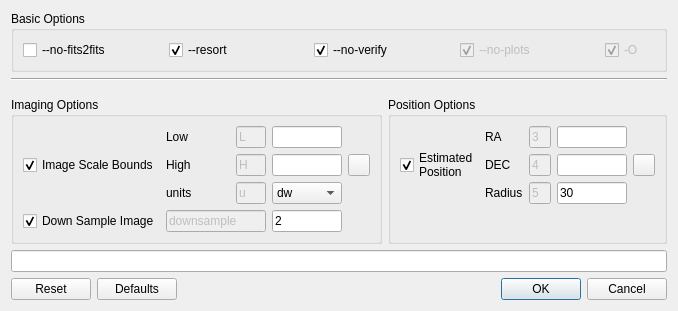
<?xml version="1.0" encoding="UTF-8"?>
<ui version="4.0">
 <class>astrometryoptions</class>
 <widget class="QDialog" name="astrometryoptions">
  <property name="geometry">
   <rect>
    <x>0</x>
    <y>0</y>
    <width>641</width>
    <height>289</height>
   </rect>
  </property>
  <property name="windowTitle">
   <string>Astrometry Options Editor</string>
  </property>
  <property name="toolTip">
   <string>&lt;html&gt;&lt;head/&gt;&lt;body&gt;&lt;p&gt;The DEC of the Estimated Telescope/Image Field Position in dd:mm:ss notation&lt;/p&gt;&lt;/body&gt;&lt;/html&gt;</string>
  </property>
  <layout class="QVBoxLayout" name="verticalLayout">
   <item>
    <widget class="QGroupBox" name="groupBox_3">
     <property name="title">
      <string>Basic Options</string>
     </property>
     <layout class="QVBoxLayout" name="verticalLayout_2">
      <item>
       <layout class="QHBoxLayout" name="horizontalLayout_5">
        <property name="topMargin">
         <number>0</number>
        </property>
        <item>
         <widget class="QCheckBox" name="checkFits2Fits">
          <property name="toolTip">
           <string>&lt;html&gt;&lt;head/&gt;&lt;body&gt;&lt;p&gt;This option should &lt;span style=&quot; font-weight:600;&quot;&gt;ONLY&lt;/span&gt; be checked if your astrometry.net version is 0.67 or earlier. Uncheck for any versions greater than 0.67&lt;/p&gt;&lt;/body&gt;&lt;/html&gt;</string>
          </property>
          <property name="text">
           <string>--no-fits2fits</string>
          </property>
         </widget>
        </item>
        <item>
         <widget class="QCheckBox" name="checkResort">
          <property name="toolTip">
           <string>&lt;html&gt;&lt;head/&gt;&lt;body&gt;&lt;p&gt;Check this option if your image does not have much nebulosity. If it does have strong nebulosity, uncheck it.&lt;/p&gt;&lt;/body&gt;&lt;/html&gt;</string>
          </property>
          <property name="text">
           <string>--resort</string>
          </property>
          <property name="checked">
           <bool>true</bool>
          </property>
         </widget>
        </item>
        <item>
         <widget class="QCheckBox" name="checkVerify">
          <property name="toolTip">
           <string>&lt;html&gt;&lt;head/&gt;&lt;body&gt;&lt;p&gt;This will prevent the solver from looking at an already existing WCS Header before blindly trying to solve the image. It is recommended to keep it checked.&lt;/p&gt;&lt;/body&gt;&lt;/html&gt;</string>
          </property>
          <property name="text">
           <string>--no-verify</string>
          </property>
          <property name="checked">
           <bool>true</bool>
          </property>
         </widget>
        </item>
        <item>
         <widget class="QCheckBox" name="checkBox_27">
          <property name="enabled">
           <bool>false</bool>
          </property>
          <property name="toolTip">
           <string>&lt;html&gt;&lt;head/&gt;&lt;body&gt;&lt;p&gt;Prevents creation of unncessary files unused by Ekos.&lt;/p&gt;&lt;/body&gt;&lt;/html&gt;</string>
          </property>
          <property name="text">
           <string>--no-plots</string>
          </property>
          <property name="checked">
           <bool>true</bool>
          </property>
         </widget>
        </item>
        <item>
         <widget class="QCheckBox" name="checkBox_30">
          <property name="enabled">
           <bool>false</bool>
          </property>
          <property name="maximumSize">
           <size>
            <width>50</width>
            <height>16777215</height>
           </size>
          </property>
          <property name="toolTip">
           <string>&lt;html&gt;&lt;head/&gt;&lt;body&gt;&lt;p&gt;Overwrite already generated files. It must be checked to prevent solver failure.&lt;/p&gt;&lt;/body&gt;&lt;/html&gt;</string>
          </property>
          <property name="text">
           <string>-O</string>
          </property>
          <property name="checked">
           <bool>true</bool>
          </property>
         </widget>
        </item>
       </layout>
      </item>
     </layout>
    </widget>
   </item>
   <item>
    <widget class="Line" name="line">
     <property name="orientation">
      <enum>Qt::Horizontal</enum>
     </property>
    </widget>
   </item>
   <item>
    <layout class="QHBoxLayout" name="horizontalLayout_4">
     <property name="topMargin">
      <number>10</number>
     </property>
     <item>
      <widget class="QGroupBox" name="groupBox">
       <property name="title">
        <string>Imaging Options</string>
       </property>
       <layout class="QGridLayout" name="gridLayout">
        <item row="2" column="1">
         <layout class="QHBoxLayout" name="horizontalLayout_17">
          <property name="topMargin">
           <number>0</number>
          </property>
          <item>
           <widget class="QLineEdit" name="lineEdit_55">
            <property name="enabled">
             <bool>false</bool>
            </property>
            <property name="minimumSize">
             <size>
              <width>100</width>
              <height>0</height>
             </size>
            </property>
            <property name="maximumSize">
             <size>
              <width>100</width>
              <height>16777215</height>
             </size>
            </property>
            <property name="toolTip">
             <string>&lt;html&gt;&lt;head/&gt;&lt;body&gt;&lt;p&gt;Downsample the image to shrink its size and speed up the solver.&lt;/p&gt;&lt;/body&gt;&lt;/html&gt;</string>
            </property>
            <property name="text">
             <string>downsample</string>
            </property>
           </widget>
          </item>
          <item>
           <widget class="QLineEdit" name="downSampleValue">
            <property name="minimumSize">
             <size>
              <width>70</width>
              <height>0</height>
             </size>
            </property>
            <property name="maximumSize">
             <size>
              <width>70</width>
              <height>16777215</height>
             </size>
            </property>
            <property name="toolTip">
             <string>&lt;html&gt;&lt;head/&gt;&lt;body&gt;&lt;p&gt;Downsample factor&lt;/p&gt;&lt;/body&gt;&lt;/html&gt;</string>
            </property>
            <property name="text">
             <string>2</string>
            </property>
           </widget>
          </item>
         </layout>
        </item>
        <item row="2" column="0">
         <widget class="QCheckBox" name="checkDownSample">
          <property name="toolTip">
           <string>&lt;html&gt;&lt;head/&gt;&lt;body&gt;&lt;p&gt;Downsample the image to shrink its size and speed up the solver.&lt;/p&gt;&lt;/body&gt;&lt;/html&gt;</string>
          </property>
          <property name="text">
           <string>Down Sample Image</string>
          </property>
          <property name="checked">
           <bool>true</bool>
          </property>
         </widget>
        </item>
        <item row="0" column="0">
         <widget class="QCheckBox" name="checkScale">
          <property name="toolTip">
           <string>&lt;html&gt;&lt;head/&gt;&lt;body&gt;&lt;p&gt;Set image scale to speed up solver as it does not have to search index files of different image scales.&lt;/p&gt;&lt;/body&gt;&lt;/html&gt;</string>
          </property>
          <property name="text">
           <string>Image Scale Bounds</string>
          </property>
          <property name="checked">
           <bool>true</bool>
          </property>
         </widget>
        </item>
        <item row="0" column="1">
         <layout class="QGridLayout" name="gridLayout_8">
          <property name="leftMargin">
           <number>0</number>
          </property>
          <property name="topMargin">
           <number>0</number>
          </property>
          <item row="1" column="2">
           <widget class="QLineEdit" name="scaleH">
            <property name="minimumSize">
             <size>
              <width>70</width>
              <height>0</height>
             </size>
            </property>
            <property name="maximumSize">
             <size>
              <width>70</width>
              <height>16777215</height>
             </size>
            </property>
            <property name="toolTip">
             <string>&lt;html&gt;&lt;head/&gt;&lt;body&gt;&lt;p&gt;The high end of the imager scale, calculated as a little bigger than the longer dimension of the image.&lt;/p&gt;&lt;/body&gt;&lt;/html&gt;</string>
            </property>
           </widget>
          </item>
          <item row="1" column="0">
           <widget class="QLabel" name="label_13">
            <property name="toolTip">
             <string>&lt;html&gt;&lt;head/&gt;&lt;body&gt;&lt;p&gt;The high end of the imager scale, calculated as a little bigger than the longer dimension of the image.&lt;/p&gt;&lt;/body&gt;&lt;/html&gt;</string>
            </property>
            <property name="text">
             <string>High</string>
            </property>
           </widget>
          </item>
          <item row="0" column="0">
           <widget class="QLabel" name="label_12">
            <property name="toolTip">
             <string>&lt;html&gt;&lt;head/&gt;&lt;body&gt;&lt;p&gt;The lower end of the imager scale, calculated as a little smaller than the shorter dimension of the image.&lt;/p&gt;&lt;/body&gt;&lt;/html&gt;</string>
            </property>
            <property name="text">
             <string>Low</string>
            </property>
           </widget>
          </item>
          <item row="1" column="1">
           <widget class="QLineEdit" name="lineEdit_42">
            <property name="enabled">
             <bool>false</bool>
            </property>
            <property name="maximumSize">
             <size>
              <width>30</width>
              <height>16777215</height>
             </size>
            </property>
            <property name="toolTip">
             <string>&lt;html&gt;&lt;head/&gt;&lt;body&gt;&lt;p&gt;The high end of the imager scale, calculated as a little bigger than the longer dimension of the image.&lt;/p&gt;&lt;/body&gt;&lt;/html&gt;</string>
            </property>
            <property name="text">
             <string>H</string>
            </property>
           </widget>
          </item>
          <item row="0" column="1">
           <widget class="QLineEdit" name="lineEdit_41">
            <property name="enabled">
             <bool>false</bool>
            </property>
            <property name="maximumSize">
             <size>
              <width>30</width>
              <height>16777215</height>
             </size>
            </property>
            <property name="toolTip">
             <string>&lt;html&gt;&lt;head/&gt;&lt;body&gt;&lt;p&gt;The lower end of the imager scale, calculated as a little smaller than the shorter dimension of the image.&lt;/p&gt;&lt;/body&gt;&lt;/html&gt;</string>
            </property>
            <property name="text">
             <string>L</string>
            </property>
           </widget>
          </item>
          <item row="0" column="2">
           <widget class="QLineEdit" name="scaleL">
            <property name="minimumSize">
             <size>
              <width>70</width>
              <height>0</height>
             </size>
            </property>
            <property name="maximumSize">
             <size>
              <width>70</width>
              <height>16777215</height>
             </size>
            </property>
            <property name="toolTip">
             <string>&lt;html&gt;&lt;head/&gt;&lt;body&gt;&lt;p&gt;The lower end of the imager scale, calculated as a little smaller than the shorter dimension of the image.&lt;/p&gt;&lt;/body&gt;&lt;/html&gt;</string>
            </property>
           </widget>
          </item>
          <item row="2" column="1">
           <widget class="QLineEdit" name="lineEdit_50">
            <property name="enabled">
             <bool>false</bool>
            </property>
            <property name="maximumSize">
             <size>
              <width>30</width>
              <height>16777215</height>
             </size>
            </property>
            <property name="toolTip">
             <string>&lt;html&gt;&lt;head/&gt;&lt;body&gt;&lt;p&gt;The units of the imager scale bounds above.&lt;/p&gt;&lt;p&gt;dw: degree width&lt;/p&gt;&lt;p&gt;aw: arcminute width&lt;/p&gt;&lt;p&gt;app: arcseconds/pixel&lt;/p&gt;&lt;/body&gt;&lt;/html&gt;</string>
            </property>
            <property name="text">
             <string>u</string>
            </property>
           </widget>
          </item>
          <item row="2" column="0">
           <widget class="QLabel" name="label_7">
            <property name="toolTip">
             <string>&lt;html&gt;&lt;head/&gt;&lt;body&gt;&lt;p&gt;The units of the imager scale bounds above.&lt;/p&gt;&lt;p&gt;dw: degree width&lt;/p&gt;&lt;p&gt;aw: arcminute width&lt;/p&gt;&lt;p&gt;app: arcseconds/pixel&lt;/p&gt;&lt;/body&gt;&lt;/html&gt;</string>
            </property>
            <property name="text">
             <string>units</string>
            </property>
           </widget>
          </item>
          <item row="2" column="2">
           <widget class="QComboBox" name="unitSelector">
            <property name="maximumSize">
             <size>
              <width>110</width>
              <height>16777215</height>
             </size>
            </property>
            <property name="toolTip">
             <string>&lt;html&gt;&lt;head/&gt;&lt;body&gt;&lt;p&gt;The units of the imager scale bounds above.&lt;/p&gt;&lt;p&gt;dw: degree width&lt;/p&gt;&lt;p&gt;aw: arcminute width&lt;/p&gt;&lt;p&gt;app: arcseconds/pixel&lt;/p&gt;&lt;/body&gt;&lt;/html&gt;</string>
            </property>
            <property name="currentIndex">
             <number>0</number>
            </property>
            <item>
             <property name="text">
              <string>dw</string>
             </property>
            </item>
            <item>
             <property name="text">
              <string>aw</string>
             </property>
            </item>
            <item>
             <property name="text">
              <string>app</string>
             </property>
            </item>
           </widget>
          </item>
         </layout>
        </item>
        <item row="0" column="2">
         <widget class="QPushButton" name="updateScale">
          <property name="minimumSize">
           <size>
            <width>22</width>
            <height>22</height>
           </size>
          </property>
          <property name="maximumSize">
           <size>
            <width>22</width>
            <height>22</height>
           </size>
          </property>
          <property name="toolTip">
           <string>&lt;html&gt;&lt;head/&gt;&lt;body&gt;&lt;p&gt;Update Image Scale Bounds from the currently active camera &amp;amp; telescope combination.&lt;/p&gt;&lt;/body&gt;&lt;/html&gt;</string>
          </property>
          <property name="text">
           <string/>
          </property>
         </widget>
        </item>
       </layout>
      </widget>
     </item>
     <item>
      <spacer name="horizontalSpacer">
       <property name="orientation">
        <enum>Qt::Horizontal</enum>
       </property>
       <property name="sizeHint" stdset="0">
        <size>
         <width>40</width>
         <height>20</height>
        </size>
       </property>
      </spacer>
     </item>
     <item>
      <widget class="QGroupBox" name="groupBox_2">
       <property name="title">
        <string>Position Options</string>
       </property>
       <layout class="QGridLayout" name="gridLayout_2">
        <item row="0" column="1">
         <layout class="QGridLayout" name="gridLayout_9">
          <property name="leftMargin">
           <number>0</number>
          </property>
          <property name="topMargin">
           <number>0</number>
          </property>
          <item row="0" column="1">
           <widget class="QLineEdit" name="lineEdit_47">
            <property name="enabled">
             <bool>false</bool>
            </property>
            <property name="maximumSize">
             <size>
              <width>30</width>
              <height>16777215</height>
             </size>
            </property>
            <property name="toolTip">
             <string>&lt;html&gt;&lt;head/&gt;&lt;body&gt;&lt;p&gt;The RA of the Estimated Telescope/Image Field Position in hh:mm:ss notation&lt;/p&gt;&lt;/body&gt;&lt;/html&gt;</string>
            </property>
            <property name="text">
             <string>3</string>
            </property>
           </widget>
          </item>
          <item row="1" column="0">
           <widget class="QLabel" name="label_15">
            <property name="toolTip">
             <string>&lt;html&gt;&lt;head/&gt;&lt;body&gt;&lt;p&gt;The DEC of the Estimated Telescope/Image Field Position in dd:mm:ss notation&lt;/p&gt;&lt;/body&gt;&lt;/html&gt;</string>
            </property>
            <property name="text">
             <string>DEC</string>
            </property>
           </widget>
          </item>
          <item row="1" column="1">
           <widget class="QLineEdit" name="lineEdit_48">
            <property name="enabled">
             <bool>false</bool>
            </property>
            <property name="maximumSize">
             <size>
              <width>30</width>
              <height>16777215</height>
             </size>
            </property>
            <property name="toolTip">
             <string>&lt;html&gt;&lt;head/&gt;&lt;body&gt;&lt;p&gt;The DEC of the Estimated Telescope/Image Field Position in dd:mm:ss notation&lt;/p&gt;&lt;/body&gt;&lt;/html&gt;</string>
            </property>
            <property name="text">
             <string>4</string>
            </property>
           </widget>
          </item>
          <item row="1" column="2">
           <widget class="dmsBox" name="estDec">
            <property name="enabled">
             <bool>true</bool>
            </property>
            <property name="minimumSize">
             <size>
              <width>70</width>
              <height>0</height>
             </size>
            </property>
            <property name="maximumSize">
             <size>
              <width>70</width>
              <height>16777215</height>
             </size>
            </property>
            <property name="toolTip">
             <string>&lt;html&gt;&lt;head/&gt;&lt;body&gt;&lt;p&gt;The DEC of the Estimated Telescope/Image Field Position in dd:mm:ss notation&lt;/p&gt;&lt;/body&gt;&lt;/html&gt;</string>
            </property>
           </widget>
          </item>
          <item row="0" column="0">
           <widget class="QLabel" name="label_14">
            <property name="toolTip">
             <string>&lt;html&gt;&lt;head/&gt;&lt;body&gt;&lt;p&gt;The RA of the Estimated Telescope/Image Field Position in hh:mm:ss notation&lt;/p&gt;&lt;/body&gt;&lt;/html&gt;</string>
            </property>
            <property name="text">
             <string>RA</string>
            </property>
           </widget>
          </item>
          <item row="0" column="2">
           <widget class="dmsBox" name="estRA">
            <property name="enabled">
             <bool>true</bool>
            </property>
            <property name="minimumSize">
             <size>
              <width>70</width>
              <height>0</height>
             </size>
            </property>
            <property name="maximumSize">
             <size>
              <width>70</width>
              <height>16777215</height>
             </size>
            </property>
            <property name="toolTip">
             <string>&lt;html&gt;&lt;head/&gt;&lt;body&gt;&lt;p&gt;The RA of the Estimated Telescope/Image Field Position in hh:mm:ss notation&lt;/p&gt;&lt;/body&gt;&lt;/html&gt;</string>
            </property>
           </widget>
          </item>
          <item row="2" column="2">
           <widget class="QLineEdit" name="estRadius">
            <property name="minimumSize">
             <size>
              <width>70</width>
              <height>0</height>
             </size>
            </property>
            <property name="maximumSize">
             <size>
              <width>70</width>
              <height>16777215</height>
             </size>
            </property>
            <property name="toolTip">
             <string>&lt;html&gt;&lt;head/&gt;&lt;body&gt;&lt;p&gt;The Search Radius for the Estimated Telescope/Image Field Position in degrees.&lt;/p&gt;&lt;/body&gt;&lt;/html&gt;</string>
            </property>
            <property name="text">
             <string>30</string>
            </property>
           </widget>
          </item>
          <item row="2" column="1">
           <widget class="QLineEdit" name="lineEdit_44">
            <property name="enabled">
             <bool>false</bool>
            </property>
            <property name="maximumSize">
             <size>
              <width>30</width>
              <height>16777215</height>
             </size>
            </property>
            <property name="toolTip">
             <string>&lt;html&gt;&lt;head/&gt;&lt;body&gt;&lt;p&gt;The Search Radius for the Estimated Telescope/Image Field Position in degrees.&lt;/p&gt;&lt;/body&gt;&lt;/html&gt;</string>
            </property>
            <property name="text">
             <string>5</string>
            </property>
           </widget>
          </item>
          <item row="2" column="0">
           <widget class="QLabel" name="label_8">
            <property name="toolTip">
             <string>&lt;html&gt;&lt;head/&gt;&lt;body&gt;&lt;p&gt;The Search Radius for the Estimated Telescope/Image Field Position in degrees.&lt;/p&gt;&lt;/body&gt;&lt;/html&gt;</string>
            </property>
            <property name="text">
             <string>Radius</string>
            </property>
           </widget>
          </item>
         </layout>
        </item>
        <item row="0" column="0">
         <widget class="QCheckBox" name="checkPosition">
          <property name="toolTip">
           <string>&lt;html&gt;&lt;head/&gt;&lt;body&gt;&lt;p&gt;Set estimated position to speed up astrometry solver as it does not have to search in other areas of the sky.&lt;/p&gt;&lt;/body&gt;&lt;/html&gt;</string>
          </property>
          <property name="text">
           <string>Estimated
Position</string>
          </property>
          <property name="checked">
           <bool>true</bool>
          </property>
         </widget>
        </item>
        <item row="2" column="1">
         <widget class="QLabel" name="label">
          <property name="text">
           <string/>
          </property>
         </widget>
        </item>
        <item row="0" column="2">
         <widget class="QPushButton" name="updatePosition">
          <property name="minimumSize">
           <size>
            <width>22</width>
            <height>22</height>
           </size>
          </property>
          <property name="maximumSize">
           <size>
            <width>22</width>
            <height>22</height>
           </size>
          </property>
          <property name="toolTip">
           <string>&lt;html&gt;&lt;head/&gt;&lt;body&gt;&lt;p&gt;Update coordinates to the current telescope position&lt;/p&gt;&lt;/body&gt;&lt;/html&gt;</string>
          </property>
          <property name="text">
           <string/>
          </property>
         </widget>
        </item>
       </layout>
      </widget>
     </item>
    </layout>
   </item>
   <item>
    <spacer name="verticalSpacer">
     <property name="orientation">
      <enum>Qt::Vertical</enum>
     </property>
     <property name="sizeHint" stdset="0">
      <size>
       <width>20</width>
       <height>20</height>
      </size>
     </property>
    </spacer>
   </item>
   <item>
    <widget class="QLineEdit" name="solverOptions">
     <property name="toolTip">
      <string>&lt;html&gt;&lt;head/&gt;&lt;body&gt;&lt;p&gt;You can directly enter the Solver Arguments on this line.  If the argument is recognized, it will automatically update the boxes above as you type.  You can also enter options that are not included above.&lt;/p&gt;&lt;/body&gt;&lt;/html&gt;</string>
     </property>
    </widget>
   </item>
   <item>
    <layout class="QHBoxLayout" name="horizontalLayout_3">
     <property name="topMargin">
      <number>0</number>
     </property>
     <item>
      <widget class="QPushButton" name="resetB">
       <property name="toolTip">
        <string>&lt;html&gt;&lt;head/&gt;&lt;body&gt;&lt;p&gt;Reloads the original options from before you started the editor.&lt;/p&gt;&lt;/body&gt;&lt;/html&gt;</string>
       </property>
       <property name="text">
        <string>Reset</string>
       </property>
      </widget>
     </item>
     <item>
      <widget class="QPushButton" name="defaultB">
       <property name="toolTip">
        <string>&lt;html&gt;&lt;head/&gt;&lt;body&gt;&lt;p&gt;Replaces the Options with the default option set&lt;/p&gt;&lt;/body&gt;&lt;/html&gt;</string>
       </property>
       <property name="text">
        <string>Defaults</string>
       </property>
      </widget>
     </item>
     <item>
      <widget class="QDialogButtonBox" name="buttonBox">
       <property name="standardButtons">
        <set>QDialogButtonBox::Cancel|QDialogButtonBox::Ok</set>
       </property>
      </widget>
     </item>
    </layout>
   </item>
  </layout>
 </widget>
 <customwidgets>
  <customwidget>
   <class>dmsBox</class>
   <extends>QLineEdit</extends>
   <header>widgets/dmsbox.h</header>
   <container>1</container>
  </customwidget>
 </customwidgets>
 <resources/>
 <connections>
  <connection>
   <sender>buttonBox</sender>
   <signal>accepted()</signal>
   <receiver>astrometryoptions</receiver>
   <slot>accept()</slot>
   <hints>
    <hint type="sourcelabel">
     <x>414</x>
     <y>309</y>
    </hint>
    <hint type="destinationlabel">
     <x>414</x>
     <y>164</y>
    </hint>
   </hints>
  </connection>
  <connection>
   <sender>buttonBox</sender>
   <signal>rejected()</signal>
   <receiver>astrometryoptions</receiver>
   <slot>reject()</slot>
   <hints>
    <hint type="sourcelabel">
     <x>414</x>
     <y>309</y>
    </hint>
    <hint type="destinationlabel">
     <x>414</x>
     <y>164</y>
    </hint>
   </hints>
  </connection>
 </connections>
</ui>
